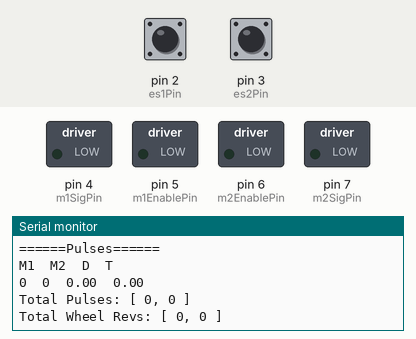
Simulated run of this sketch. Board: Arduino Uno, built with avr-gcc and run on an emulated ATmega328P. Parts: switched loads named in the sketch (green lamp = pin HIGH), the last lines printed to the serial monitor. The test bench sets the inputs (shaded band); at power-on: pin 3 (es2Pin) LOW, pin 2 (es1Pin) LOW.

Above: at 1.3 s.
1.4 s: pin 3 (es2Pin) driven HIGH
At 1.68 s:
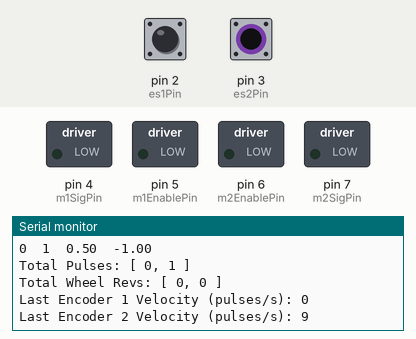
4.4 s: pin 3 (es2Pin) driven LOW
7.4 s: pin 2 (es1Pin) pulsed HIGH 2 times (0.12 s each, 0.3 s apart)
11.0 s: pin 3 (es2Pin) pulsed HIGH 5 times (0.12 s each, 0.3 s apart)
At 11.27 s:
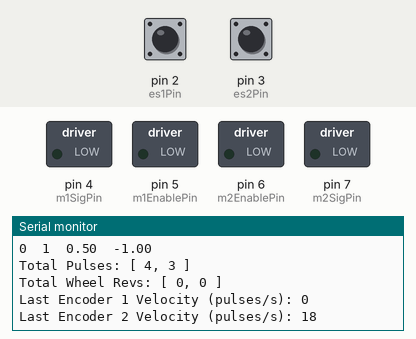
Timing chart, 0 to 14.0 s (numbered marks = the images above; inputs shaded):
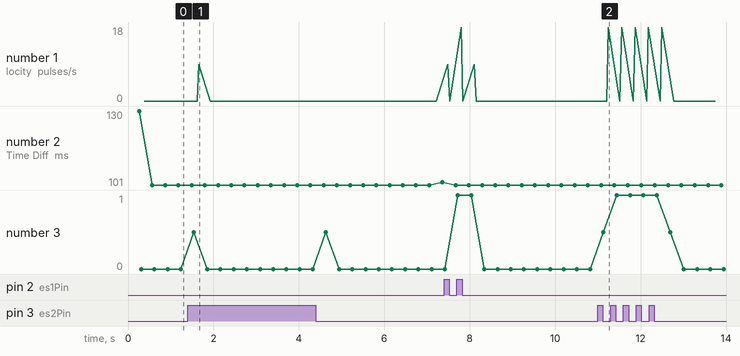

The sketch:

TrackPositionTest.ino
```cpp
/*
 * Track Drive and Turn positions
 * of differential drive system
 * with an encoder per motor.
 *
 * Move wheels either manually
 * or predefined analogWrite value
 * and observe output predicted position is sensible
 */

//======Encoders======
const byte es1Pin = 2, // encoder signal 1 pin
  es2Pin = 3; // encoder signal 2 pin

volatile long pulseCount[] = {0,0};
volatile long totPulses[] = {0,0};
//volatile long totRevs[] = {0,0};

double dLastPosition,
  tLastPosition,
  dPulses,
  tPulses,
  dSamplePosition,
  tSamplePosition;

long timeDiff;

long totRevs[] = {0,0};

unsigned long currentTime;

int lastEncoderVel[] = {0,0};

int ppr = 20,
  samplePeriod = 100;

static unsigned long lastTime = 0; // print manager timer

//======Motor Driver======
const byte m1SigPin = 4,
  m1EnablePin = 5,
  m2EnablePin = 6,
  m2SigPin = 7;

void setup()
{
  Serial.begin(9600);

  while(!Serial);

  displayMessage("Starting TrackPositionTest.ino");

  /* Initialize */

  initMotionControl();
}

void displayMessage(String msg)
{
  Serial.print("Message: '");
  Serial.print(msg);
  Serial.println("'\n");
}

// Construct a motion controller
void initMotionControl()
{
  startEncoderChannels();

  startMotorChannels();

  stopMoving();

  displayMessage("Motion control initialized.");
}

void startEncoderChannels()
{
  attachInterrupt(digitalPinToInterrupt(es1Pin), updateEs1Vel, CHANGE);
  attachInterrupt(digitalPinToInterrupt(es2Pin), updateEs2Vel, CHANGE);

  displayMessage("Encoder channels started.");
}

void startMotorChannels()
{
  /* Start Motor Channel 1 */
  pinMode(m1EnablePin, OUTPUT);
  pinMode(m1SigPin, OUTPUT);

  /* Start Motor Channel 2 */
  pinMode(m2EnablePin, OUTPUT);
  pinMode(m2SigPin, OUTPUT);

  displayMessage("Motor channels started.");
}

void stopMoving()
{
  digitalWrite(m1EnablePin, LOW);
  digitalWrite(m2EnablePin, LOW);

  displayMessage("Stopped moving.");
}

void loop()
{
  currentTime = millis();

  timeDiff = currentTime - lastTime;

  if(timeDiff > samplePeriod)
  {
    dSamplePosition = getDrivePosition();
    tSamplePosition = getTurnPosition();

    // determine how many pulses since our last sampling
    dPulses = dSamplePosition - dLastPosition;
    tPulses = tSamplePosition - tLastPosition;

    // and update the last sampling for next time
    dLastPosition = dSamplePosition;
    tLastPosition = tSamplePosition;

    totRevs[0] = floor(totPulses[0] / ppr);
    totRevs[1] = floor(totPulses[1] / ppr);

    displayStatus();

    lastEncoderVel[0] = pulseCount[0] * ( 1000 / timeDiff ); // record latest speed value
    lastEncoderVel[1] = pulseCount[1] * ( 1000 / timeDiff ); // record latest speed value

    Serial.print("Last Encoder 1 Velocity (pulses/s): ");
    Serial.println(lastEncoderVel[0]);
    Serial.print("Last Encoder 2 Velocity (pulses/s): ");
    Serial.println(lastEncoderVel[1]);
    Serial.println();

    pulseCount[0] = 0; // clear data buffer
    pulseCount[1] = 0;

    lastTime = millis();
  }
}

double getDrivePosition()
{
  return ( totPulses[0] + totPulses[1] ) / 2.0;
}

double getTurnPosition()
{
  return (double) totPulses[0] - totPulses[1];
}

void displayStatus()
{
  Serial.print("Total Elapsed Time (ms): ");
  Serial.println(currentTime);

  Serial.print("Last Recorded Time (ms): ");
  Serial.println(lastTime);

  Serial.print("Time Diff (ms): ");
  Serial.println(timeDiff);

  Serial.println("======Pulses======");
  Serial.println("M1\tM2\tD\tT");
  Serial.print(pulseCount[0]);
  Serial.print("\t");
  Serial.print(pulseCount[1]);
  Serial.print("\t");
  Serial.print(dPulses);
  Serial.print("\t");
  Serial.println(tPulses);
  Serial.println();

//  Serial.print("Pulse Counts: [ ");
//  Serial.print(pulseCount[0]);
//  Serial.print(", ");
//  Serial.print(pulseCount[1]);
//  Serial.println(" ]");

  Serial.print("Total Pulses: [ ");
  Serial.print(totPulses[0]);
  Serial.print(", ");
  Serial.print(totPulses[1]);
  Serial.println(" ]");

  Serial.print("Total Wheel Revs: [ ");
  Serial.print(totRevs[0]);
  Serial.print(", ");
  Serial.print(totRevs[1]);
  Serial.println(" ]");

  Serial.println();
}

//======Interrupt Service Routines======
void updateEs1Vel()
{
  pulseCount[0]++; // count wheel encoder interrupts

  totPulses[0]++;

  //totRevs[0] = floor(totPulses[0] / ppr);
}

void updateEs2Vel()
{
  pulseCount[1]++; // count wheel encoder interrupts

  totPulses[1]++;

  //totRevs[1] = floor(totPulses[1] / ppr);
}
```

Measured:
- after the input at 1.4 s, the serial monitor: prints a new line after 0.14 s (image 1)
- after the input at 11.0 s, the serial monitor: prints a new line after 0.13 s (image 2)
- plotted number 2: 101 → 102 after the input at 4.4 s
